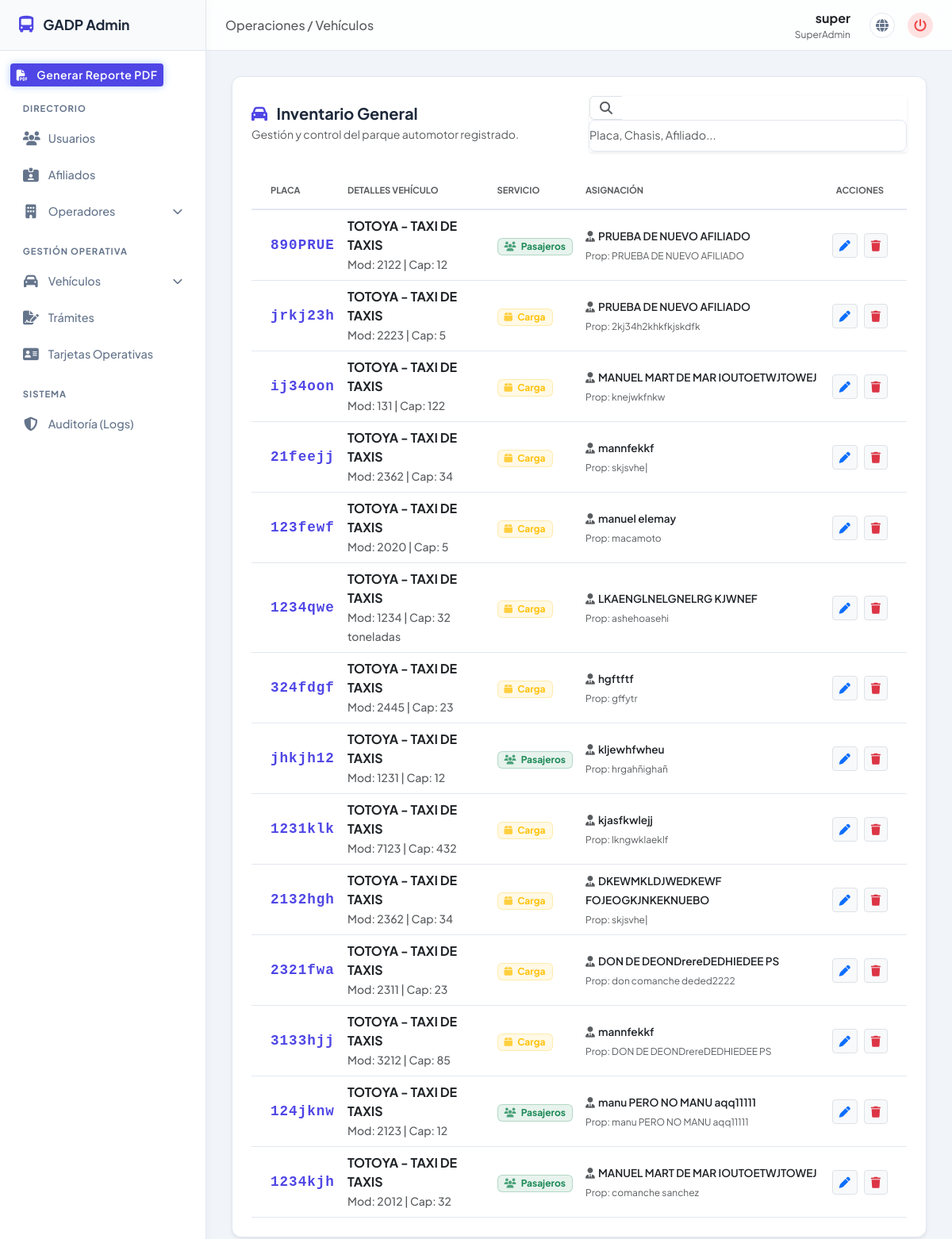
/gestion/vehiculos/ (signed in), run on the app's committed database.
### apps/usuario/models.py (models this page shows, shortened)
class Usuario(AbstractUser):
    ROLES = (
        ('sa', 'Super Administrador'),
        ('a', 'Administrador'),
        ('u', 'Tecnico')
    )
    rol = models.CharField(max_length=2, choices=ROLES, default='u')
    objects = UsuarioManager()

### apps/vehiculo/models.py (models this page shows, shortened)
class Vehiculo(models.Model):
    TRANSPORTE = (
        ('p', 'PASAJEROS'),
        ('c', 'CARGA'),
    )
    afiliado = models.ForeignKey(
        Afiliado,
        on_delete=models.PROTECT,
        related_name='vehiculo_afiliado'
    )
    marca = models.ForeignKey(
        MarcaVehiculo,
        on_delete=models.PROTECT,
        related_name='vehiculo_marca'
    )
    tipo = models.ForeignKey(
        TipoVehiculo,
        on_delete=models.PROTECT,
        related_name='vehiculo_tipo'
    )
    propietario = models.CharField(max_length=500, blank=True)
    transporte = models.CharField(max_length=20, choices=TRANSPORTE)
    modelo = models.PositiveIntegerField()
    placa = models.CharField(max_length=7, unique=True)
    chasis = models.CharField(max_length=100, unique=True)
    capacidad = models.CharField(max_length=20)
    fecha_registro = models.DateTimeField(auto_now_add=True)

class MarcaVehiculo(models.Model):
    nombre = models.CharField(max_length=100)
    fecha_registro = models.DateTimeField(auto_now_add=True)
    def __str__(self):
        return self.nombre

class TipoVehiculo(models.Model):
    tipo = models.CharField(max_length=100)
    fecha_registro = models.DateTimeField(auto_now_add=True)
    def __str__(self):
        return self.tipo

### apps/afiliado/models.py (models this page shows)
class Afiliado(models.Model):
    operador = models.ForeignKey(
        Operador,
        on_delete=models.PROTECT,
        related_name='afiliado_operador'
    )
    nombre_completo = models.CharField(max_length=500)
    fecha_registro = models.DateTimeField(auto_now_add=True)
    def __str__(self):
        return self.nombre_completo

### apps/gestion/views.py (the view, shortened to what this page needs)
# urls.py: path('vehiculos/', views.gestion_vehiculos, name='vehiculo_list'),
@login_required
@user_passes_test(es_superadmin, login_url='/', redirect_field_name=None)
def gestion_vehiculos(request: HttpRequest) -> HttpResponse:
    q = request.GET.get('q', '').strip()
    try:
        lista = Vehiculo.objects.select_related('afiliado', 'marca', 'tipo').all().order_by('-fecha_registro')
        paginator = Paginator(lista, 20)
        registros = paginator.get_page(request.GET.get('page'))
    except DatabaseError as e:
        logger.error(f"Error consultando vehículos: {e}")
        registros = []
    contexto = {
        'registros': registros,
        'q': q,
        'form_generico': EditarVehiculoForm(),
    }
    return render(request, 'gestion/gestion_vehiculos.html', contexto)

### apps/vehiculo/forms.py
class EditarVehiculoForm(forms.ModelForm):
    class Meta:
        model = Vehiculo
        fields = [
            'afiliado', 'propietario', 'placa', 'tipo',
            'marca', 'modelo', 'transporte', 'chasis', 'capacidad'
        ]
        labels = {
            'afiliado': 'Afiliado Vinculado',
            'propietario': 'Nombre del Propietario',
            'placa': 'Número de Placa',
            'tipo': 'Tipo de Vehículo',
            'marca': 'Marca',
            'modelo': 'Modelo (Año)',
            'transporte': 'Tipo de Transporte',
            'chasis': 'Número de Chasis (VIN)',
            'capacidad': 'Capacidad',
        }
        widgets = {
            'propietario': forms.TextInput(attrs={'placeholder': 'Nombre completo del propietario...'}),
            'placa': forms.TextInput(attrs={'placeholder': 'Ej. 1234ABC', 'style': 'text-transform: uppercase; border-radius: 10px;'}),
            'modelo': forms.NumberInput(attrs={'placeholder': 'Ej. 2015'}),
            'chasis': forms.TextInput(attrs={'placeholder': 'Ingrese el número de chasis...'}),
            'capacidad': forms.NumberInput(attrs={'placeholder': 'Ej. 45'}),
        }

### apps/usuario/permisos.py (called while the page is built)
def es_superadmin(user):
    return user.is_authenticated and user.rol == 'sa'

### apps/gestion/templates/gestion/gestion_vehiculos.html (shortened to what this page needs)
{% extends 'gestion/base_admin.html' %}
{% block header_title %}Operaciones / Vehículos{% endblock %}
{% block content %}
<div class="card-panel shadow-sm">
    <div class="d-flex flex-column flex-md-row justify-content-between align-items-md-center mb-4 gap-3">
        <div>
            <h5 class="mb-1 fw-bold" style="color: var(--text-main);">
                <i class="fas fa-car me-2" style="color: var(--accent-blue);"></i> Inventario General
            </h5>
            <p class="text-muted small mb-0">Gestión y control del parque automotor registrado.</p>
        </div>
        <form id="formBuscador" class="d-flex" style="max-width: 400px; width: 100%;">
            <div class="input-group shadow-sm">
                <span class="input-group-text bg-white border-end-0 text-muted">
                    <i class="fas fa-search" id="iconoBusqueda"></i>
                </span>
                <input type="text" id="searchInput" name="q" value="{{ q }}" class="form-control border-start-0 ps-0" placeholder="Placa, Chasis, Afiliado..." autocomplete="off">
            </div>
        </form>
    </div>
    <div id="tablaContainer" class="table-responsive">
        <table class="table table-hover align-middle mb-0">
            <thead class="bg-light">
                <tr style="border-bottom: 2px solid var(--border-color);">
                    <th class="text-muted text-uppercase fw-bold py-3 ps-4" style="font-size: 0.7rem;">Placa</th>
                    <th class="text-muted text-uppercase fw-bold py-3" style="font-size: 0.7rem;">Detalles Vehículo</th>
                    <th class="text-muted text-uppercase fw-bold py-3" style="font-size: 0.7rem;">Servicio</th>
                    <th class="text-muted text-uppercase fw-bold py-3" style="font-size: 0.7rem;">Asignación</th>
                    <th class="text-muted text-uppercase fw-bold py-3 text-center pe-4" style="font-size: 0.7rem;">Acciones</th>
                </tr>
            </thead>
            <tbody style="background-color: var(--bg-surface);">
                {% for v in registros %}
                <tr style="border-bottom: 1px solid var(--border-color);">
                    <td class="ps-4">
                        <span class="fw-bold" style="color: var(--accent-blue); font-size: 1.1rem; letter-spacing: 1px; font-family: 'Courier New', monospace;">
                            {{ v.placa }}
                        </span>
                    </td>
                    <td>
                        <span class="fw-bold text-dark">{{ v.marca.nombre }} - {{ v.tipo.tipo }}</span><br>
                        <small class="text-muted fw-medium">Mod: {{ v.modelo }} | Cap: {{ v.capacidad }}</small>
                    </td>
                    <td>
                        {% if v.transporte == 'p' %}
                            <span class="badge bg-success bg-opacity-10 text-success border border-success border-opacity-25 px-2 py-1">
                                <i class="fas fa-users me-1 opacity-75"></i> Pasajeros
                            </span>
                        {% else %}
                            <span class="badge bg-warning bg-opacity-10 text-warning border border-warning border-opacity-25 px-2 py-1">
                                <i class="fas fa-box me-1 opacity-75"></i> Carga
                            </span>
                        {% endif %}
                    </td>
                    <td>
                        <span class="text-dark fw-semibold" style="font-size: 0.85rem;">
                            <i class="fas fa-user-tie me-1 text-muted"></i>{{ v.afiliado.nombre_completo }}
                        </span><br>
                        <small class="text-muted" style="font-size: 0.75rem;">Prop: {{ v.propietario|default:"No registrado" }}</small>
                    </td>
                    <td class="text-center pe-4">
                        <div class="d-inline-flex gap-2">
                            <button type="button" class="btn btn-sm btn-light border" onclick="abrirModalEdicion('{{ v.id }}', '{{ v.placa|escapejs }}', '{{ v.afiliado.id }}', '{{ v.propietario|escapejs }}', '{{ v.tipo.id }}', '{{ v.marca.id }}', '{{ v.modelo }}', '{{ v.transporte }}', '{{ v.chasis|escapejs }}', '{{ v.capacidad }}')" title="Editar">
                                <i class="fas fa-pen text-primary"></i>
                            </button>
                            <button type="button" class="btn btn-sm btn-light border" onclick="abrirModalEliminacion('{{ v.id }}', '{{ v.placa|escapejs }}')" title="Eliminar">
                                <i class="fas fa-trash text-danger"></i>
                            </button>
                        </div>
                    </td>
                </tr>
                {% endfor %}
            </tbody>
        </table>
    </div>
</div>
{% endblock %}

### apps/gestion/templates/gestion/base_admin.html (shortened to what this page needs)
{% load static %}
<!DOCTYPE html>
<html lang="es">
<head>
    <link href="https://cdn.jsdelivr.net/npm/bootstrap@5.3.0/dist/css/bootstrap.min.css" rel="stylesheet">
    <link rel="stylesheet" href="https://cdnjs.cloudflare.com/ajax/libs/font-awesome/6.4.0/css/all.min.css">
</head>
<body>
    <aside class="sidebar" id="sidebar">
        <a href="#" class="sidebar-brand">
            <i class="fas fa-bus-alt"></i>
            <span>GADP Admin</span>
        </a>
        <div class="sidebar-nav">
            <a href="{% url 'gestion:reporte_general_pdf' %}" class="btn btn-sm text-white" style="background-color: var(--accent-blue); border: none; font-weight: 600; letter-spacing: 0.5px; box-shadow: 0 0 10px rgba(59, 130, 246, 0.4);" title="Descargar Reporte General">
                <i class="fas fa-file-pdf me-2"></i> Generar Reporte PDF
            </a>
            <div class="nav-label">Directorio</div>
            <a href="{% url 'gestion:usuario_list' %}" class="sidebar-link">
                <i class="fas fa-users icon-main"></i>
                <span>Usuarios</span>
            </a>
            <a href="{% url 'gestion:afiliado_list' %}" class="sidebar-link">
                <i class="fas fa-id-card-clip icon-main"></i>
                <span>Afiliados</span>
            </a>
            <a href="#operadoresSubmenu" class="sidebar-link" data-bs-toggle="collapse" aria-expanded="false">
                <i class="fas fa-building icon-main"></i>
                <span>Operadores</span>
                <i class="fas fa-chevron-down chevron"></i>
            </a>
            <div class="nav-label">Gestión Operativa</div>
            <a href="#vehiculosSubmenu" class="sidebar-link" data-bs-toggle="collapse" aria-expanded="false">
                <i class="fas fa-car icon-main"></i>
                <span>Vehículos</span>
                <i class="fas fa-chevron-down chevron"></i>
            </a>
            <a href="{% url 'gestion:tramite_list' %}" class="sidebar-link">
                <i class="fas fa-file-signature icon-main"></i>
                <span>Trámites</span>
            </a>
            <a href="{% url 'gestion:tarjeta_list' %}" class="sidebar-link">
                <i class="fas fa-address-card icon-main"></i>
                <span>Tarjetas Operativas</span>
            </a>
            <div class="nav-label">Sistema</div>
            <a href="{% url 'gestion:historial_list' %}" class="sidebar-link">
                <i class="fas fa-shield-halved icon-main"></i>
                <span>Auditoría (Logs)</span>
            </a>
        </div>
    </aside>
    <div class="main-wrapper">
        <header class="top-header">
            <div class="d-flex align-items-center gap-3">
                <h5 class="mb-0 text-muted d-none d-md-block fs-6 fw-medium">
                    {% block header_title %}Panel de Control{% endblock %}
                </h5>
            </div>
            <div class="d-flex align-items-center gap-3">
                <div class="text-end d-none d-sm-block me-2">
                    <div class="fw-bold fs-6 text-dark">{{ request.user.username|default:"Administrador" }}</div>
                    <div class="text-muted" style="font-size: 0.75rem;">SuperAdmin</div>
                </div>
                <a href="/" class="header-btn header-btn-portal" title="Ir al Portal Público">
                    <i class="fas fa-globe"></i>
                </a>
                <a href="{% url 'logout' %}" class="header-btn header-btn-logout" title="Cerrar Sesión">
                    <i class="fas fa-power-off"></i>
                </a>
            </div>
        </header>
        <main class="content-area">
            {% block content %}{% endblock %}
        </main>
    </div>
</body>
</html>

### apps/gestion/templates/gestion/base_admin.html (style rules this page uses)
:root { --bg-body: #f1f5f9; --bg-surface: #ffffff; --bg-hover: #f8fafc; --text-main: #1e293b; --text-muted: #64748b; --accent-blue: #4f46e5; --border-color: #e2e8f0; --sidebar-width: 260px; --header-height: 64px; }
body { background-color: var(--bg-body); color: var(--text-main); font-family: 'Plus Jakarta Sans', sans-serif; overflow: hidden; display: flex; height: 100vh; }
.sidebar { width: var(--sidebar-width); background-color: var(--bg-surface); border-right: 1px solid var(--border-color); display: flex; flex-direction: column; transition: all 0.3s ease; z-index: 1040; box-shadow: 4px 0 10px rgba(0,0,0,0.02); }
.sidebar-brand { height: var(--header-height); display: flex; align-items: center; padding: 0 1.5rem; font-size: 1.1rem; font-weight: 700; color: var(--text-main); border-bottom: 1px solid var(--border-color); text-decoration: none; gap: 12px; transition: background-color 0.2s; }
.sidebar-brand i { color: var(--accent-blue); font-size: 1.3rem; }
.sidebar-nav { flex: 1; overflow-y: auto; padding: 1rem 0.8rem; }
.nav-label { font-size: 0.7rem; text-transform: uppercase; letter-spacing: 1px; color: var(--text-muted); font-weight: 700; margin: 1.2rem 0 0.5rem 1rem; }
.sidebar-link { display: flex; align-items: center; gap: 12px; color: var(--text-muted); text-decoration: none; padding: 0.7rem 1rem; border-radius: 8px; font-size: 0.9rem; font-weight: 500; transition: all 0.2s ease; margin-bottom: 2px; }
.sidebar-link i.icon-main { font-size: 1.1rem; width: 20px; text-align: center; }
.sidebar-link i.chevron { margin-left: auto; font-size: 0.8rem; transition: transform 0.3s; }
.main-wrapper { flex: 1; display: flex; flex-direction: column; overflow-x: hidden; }
.top-header { height: var(--header-height); background-color: rgba(255, 255, 255, 0.85); backdrop-filter: blur(10px); border-bottom: 1px solid var(--border-color); display: flex; align-items: center; justify-content: space-between; padding: 0 1.5rem; z-index: 1030; }
.content-area { flex: 1; padding: 2rem; overflow-y: auto; }
.header-btn { display: inline-flex; align-items: center; justify-content: center; width: 32px; height: 32px; border-radius: 50%; transition: all 0.2s ease; text-decoration: none; }
.header-btn-portal { border: 1px solid var(--border-color); color: var(--text-muted); background: var(--bg-surface); }
.header-btn-logout { background-color: #fee2e2; color: #ef4444; border: none; }
.card-panel { background-color: var(--bg-surface); border: 1px solid var(--border-color); border-radius: 12px; padding: 1.5rem; box-shadow: 0 1px 3px rgba(0,0,0,0.05); }

### apps/gestion/templates/gestion/gestion_vehiculos.html (style rules this page uses)
.django-form-light input, .django-form-light select, #searchInput { background-color: var(--bg-surface) !important; color: var(--text-main) !important; border: 1px solid var(--border-color) !important; width: 100%; padding: 0.5rem 0.75rem; border-radius: 8px; font-size: 0.9rem; transition: all 0.2s ease; }

### data on the page
Usuario: user.username "super"
Vehiculo: placa "890PRUE", marca.nombre "TOTOYA", tipo.tipo "TAXI DE TAXIS", modelo "2122", capacidad "12", transporte "p" (drawn), afiliado.nombre_completo "PRUEBA DE NUEVO AFILIADO", propietario "PRUEBA DE NUEVO AFILIADO"
Vehiculo: placa "jrkj23h", marca.nombre "TOTOYA", tipo.tipo "TAXI DE TAXIS", modelo "2223", capacidad "5", transporte "c" (drawn), afiliado.nombre_completo "PRUEBA DE NUEVO AFILIADO", propietario "2kj34h2khkfkjskdfk"
Vehiculo: placa "ij34oon", marca.nombre "TOTOYA", tipo.tipo "TAXI DE TAXIS", modelo "131", capacidad "122", transporte "c" (drawn), afiliado.nombre_completo "MANUEL MART DE MAR IOUTOETWJTOWEJ", propietario "knejwkfnkw"
Vehiculo: placa "21feejj", marca.nombre "TOTOYA", tipo.tipo "TAXI DE TAXIS", modelo "2362", capacidad "34", transporte "c" (drawn), afiliado.nombre_completo "mannfekkf", propietario "skjsvhe|"
Vehiculo: placa "123fewf", marca.nombre "TOTOYA", tipo.tipo "TAXI DE TAXIS", modelo "2020", capacidad "5", transporte "c" (drawn), afiliado.nombre_completo "manuel elemay", propietario "macamoto"
Vehiculo: placa "1234qwe", marca.nombre "TOTOYA", tipo.tipo "TAXI DE TAXIS", modelo "1234", capacidad "32 toneladas", transporte "c" (drawn), afiliado.nombre_completo "LKAENGLNELGNELRG KJWNEF", propietario "ashehoasehi"
Vehiculo: placa "324fdgf", marca.nombre "TOTOYA", tipo.tipo "TAXI DE TAXIS", modelo "2445", capacidad "23", transporte "c" (drawn), afiliado.nombre_completo "hgftftf", propietario "gffytr"
Vehiculo: placa "jhkjh12", marca.nombre "TOTOYA", tipo.tipo "TAXI DE TAXIS", modelo "1231", capacidad "12", transporte "p" (drawn), afiliado.nombre_completo "kljewhfwheu", propietario "hrgahñighañ"
Vehiculo: placa "1231klk", marca.nombre "TOTOYA", tipo.tipo "TAXI DE TAXIS", modelo "7123", capacidad "432", transporte "c" (drawn), afiliado.nombre_completo "kjasfkwlejj", propietario "lkngwklaeklf"
Vehiculo: placa "2132hgh", marca.nombre "TOTOYA", tipo.tipo "TAXI DE TAXIS", modelo "2362", capacidad "34", transporte "c" (drawn), afiliado.nombre_completo "DKEWMKLDJWEDKEWF FOJEOGKJNKEKNUEBO", propietario "skjsvhe|"
Vehiculo: placa "2321fwa", marca.nombre "TOTOYA", tipo.tipo "TAXI DE TAXIS", modelo "2311", capacidad "23", transporte "c" (drawn), afiliado.nombre_completo "DON DE DEONDrereDEDHIEDEE PS", propietario "don comanche deded2222"
Vehiculo: placa "3133hjj", marca.nombre "TOTOYA", tipo.tipo "TAXI DE TAXIS", modelo "3212", capacidad "85", transporte "c" (drawn), afiliado.nombre_completo "mannfekkf", propietario "DON DE DEONDrereDEDHIEDEE PS"
Vehiculo: placa "124jknw", marca.nombre "TOTOYA", tipo.tipo "TAXI DE TAXIS", modelo "2123", capacidad "12", transporte "p" (drawn), afiliado.nombre_completo "manu PERO NO MANU aqq11111", propietario "manu PERO NO MANU aqq11111"
Vehiculo: placa "1234kjh", marca.nombre "TOTOYA", tipo.tipo "TAXI DE TAXIS", modelo "2012", capacidad "32", transporte "p" (drawn), afiliado.nombre_completo "MANUEL MART DE MAR IOUTOETWJTOWEJ", propietario "comanche sanchez"
